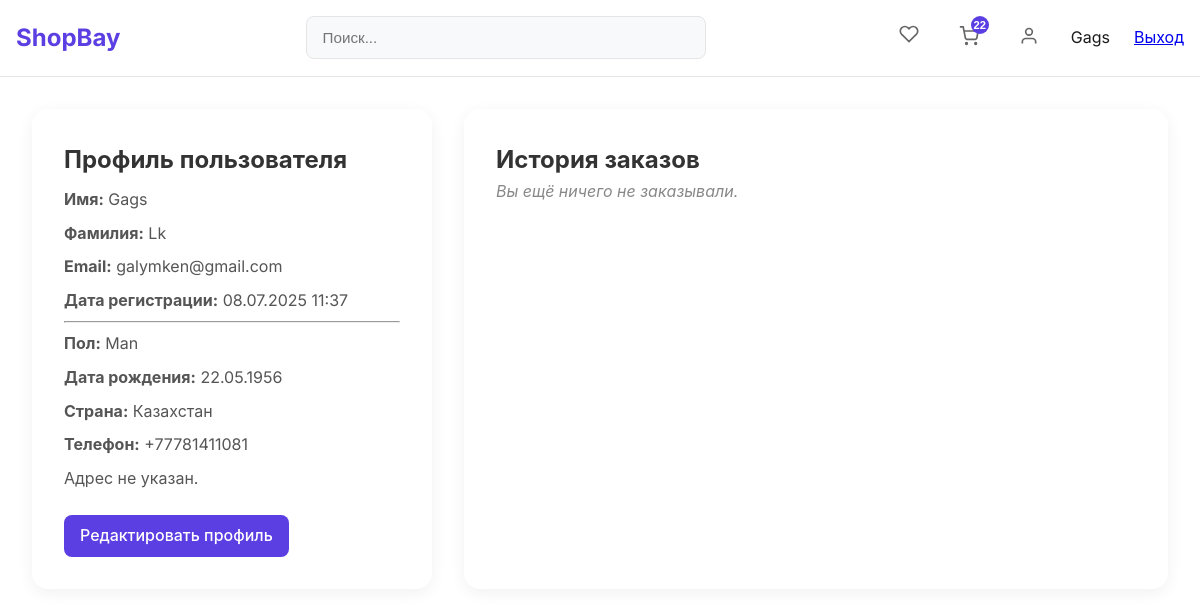
The page /accounts/profile/ (signed in) on the database as committed earlier.
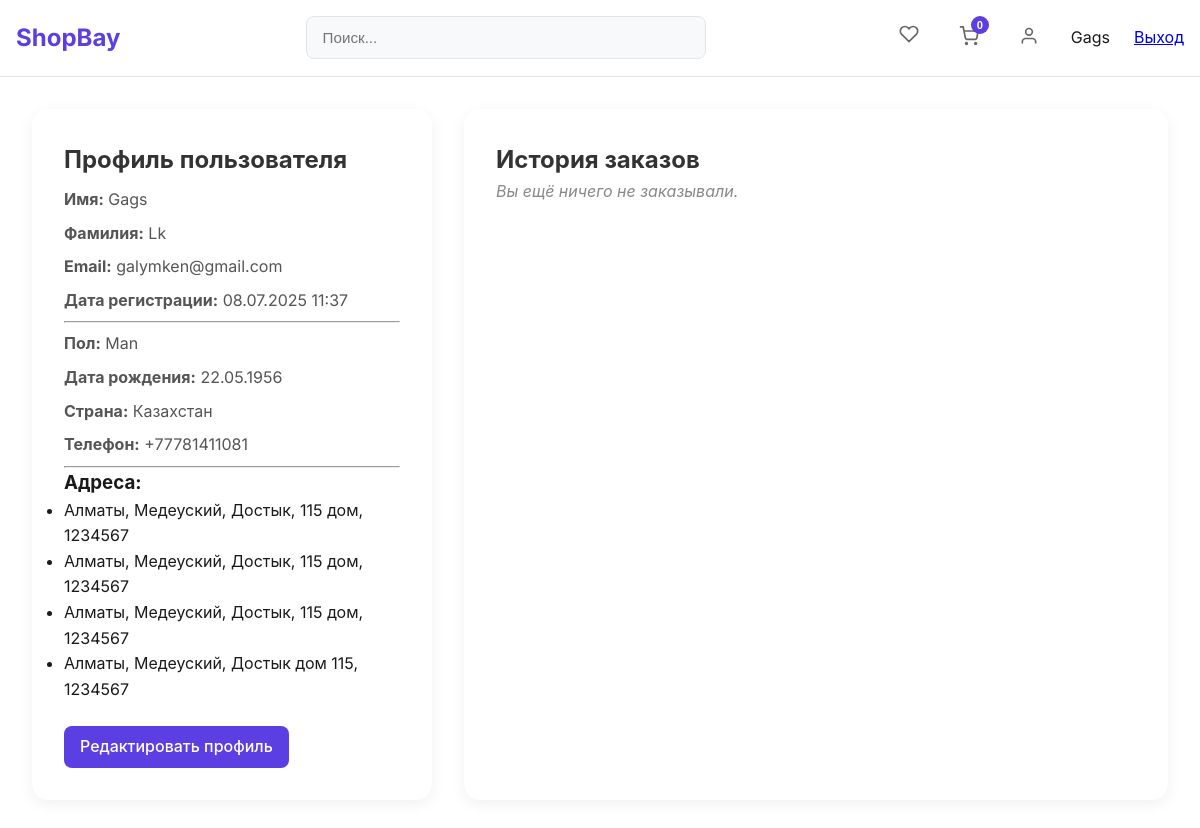
The same page on the database as committed later.
### apps/orders/models.py (models this page shows, shortened)
class Cart(models.Model):
    customer= models.ForeignKey(Customer, on_delete=models.CASCADE,related_name="customer_cart")
    total_amount= models.IntegerField()
    total_price= models.DecimalField(max_digits=20, decimal_places=2)

### apps/accounts/models.py (models this page shows, shortened)
class Address(models.Model):
    profile = models.ForeignKey(Profile, on_delete=models.CASCADE)
    city = models.CharField(max_length=150)
    district = models.CharField(max_length=150)
    adress_line_1 = models.CharField(max_length=150)
    adress_line_2 = models.CharField(max_length=150)
    post_code = models.IntegerField(verbose_name='Индекс')

### apps/accounts/views.py (the view)
@login_required
def profile(request):
    user = request.user
    profile, created = Profile.objects.get_or_create(customer=user)
    if request.method == 'POST':
        pass
    context = {
        'user': user,
        'profile': profile
    }
    return render(request, 'profile.html', context=context)

### apps/orders/views.py (called while the page is built)
def cart_context(request):
    if request.user.is_authenticated:
        cart = Cart.objects.filter(customer=request.user).order_by('-id').first()
        return {'cart': cart}
    return {'cart': None}

### templates/profile.html (shortened to what this page needs)
{% extends 'base.html' %}
{% load static %}
{% block content %}
<div class="profile-container">
     <div class="profile-box">
    <h2>Профиль пользователя</h2>
    <p><strong>Имя:</strong> {{ user.first_name }}</p>
    <p><strong>Фамилия:</strong> {{ user.last_name }}</p>
    <p><strong>Email:</strong> {{ user.email }}</p>
    <p><strong>Дата регистрации:</strong> {{ user.created_at|date:"d.m.Y H:i" }}</p>
    <hr>
    {% if profile %}
        <p><strong>Пол:</strong> {{ profile.get_gender_display|default:"не указан" }}</p>
        <p><strong>Дата рождения:</strong> {{ profile.birth_date|date:"d.m.Y" }}</p>
        <p><strong>Страна:</strong> {{ profile.country|default:"не указана" }}</p>
        <p><strong>Телефон:</strong> {{ profile.phone_number|default:"не указан" }}</p>
        {% if profile.address_set.all %}
            <hr>
            <h3>Адреса:</h3>
            <ul>
                {% for addr in profile.address_set.all %}
                    <li>
                        {{ addr.city }}, {{ addr.district }}, {{ addr.adress_line_1 }} {{ addr.adress_line_2 }}, {{ addr.post_code }}
                    </li>
                {% endfor %}
            </ul>
        {% else %}
            <p>Адрес не указан.</p>
        {% endif %}
    {% else %}
        <p>Профиль не заполнен.</p>
    {% endif %}
    <div style="margin-top: 1.5rem;">
        <a href="{% url 'edit_profile' %}" style="
            display: inline-block;
            padding: 0.5rem 1rem;
            background-color: #5B3FE2;
            color: white;
            border-radius: 8px;
            text-decoration: none;
            font-weight: 500;
        ">Редактировать профиль</a>
    </div>
</div>
    <div class="orders-box">
        <h2>История заказов</h2>
        {% if user.orders.all %}
            <ul>
                {% for order in user.orders.all %}
                    <li>
                        <strong>Заказ #{{ order.id }}</strong> — {{ order.created_at|date:"d.m.Y H:i" }} — <strong>{{ order.total_price }} тг</strong>
                        <ul>
                            {% for item in order.items.all %}
                                <li>{{ item.product.name }} — {{ item.quantity }} шт.</li>
                            {% endfor %}
                        </ul>
                    </li>
                {% endfor %}
            </ul>
        {% else %}
            <p class="no-orders">Вы ещё ничего не заказывали.</p>
        {% endif %}
    </div>
</div>
{% endblock content %}

### templates/base.html (shortened to what this page needs)
{% load static %}
<!DOCTYPE html>
<html lang="en">
<head>
    <link rel="stylesheet" href="{% static 'css/index.css' %}">
</head>
<body>
    <header class="header">
        <div class="header-container">
            <a href="/" class="logo">ShopBay</a>
            <div class="search-container">
                <input type="text" class="search-input" placeholder="Поиск..." id="searchInput">
            </div>
            <div class="header-actions">
                <a href="{% url 'favorites:favorites_list' %}" class="header-icon">
                    <svg viewBox="0 0 24 24" fill="none" stroke="currentColor" stroke-width="2">
                        <path d="M20.84 4.61a5.5 5.5 0 0 0-7.78 0L12 5.67l-1.06-1.06a5.5 5.5 0 0 0-7.78 7.78l1.06 1.06L12 21.23l7.78-7.78 1.06-1.06a5.5 5.5 0 0 0 0-7.78z"></path>
                    </svg>
                </a>
                    <a href="{% url 'cart_view' %}">
                    <button class="header-icon">
                    <span class="cart-badge" id="cartBadge">{{ cart.total_amount|default:"0" }}</span>
                </button>
                </a>
                {% if not user.is_authenticated %}
                <a href="{% url 'login' %}" class="auth-link">Вход</a>
                <a href="{% url 'register' %}" class="'auth-link">Регистрация</a>
                {% else %}
                <a href="{% url 'profile' %}">
                <button class="header-icon">
                    <svg viewBox="0 0 24 24" fill="none" stroke="currentColor" stroke-width="2">
                        <path d="M20 21v-2a4 4 0 0 0-4-4H8a4 4 0 0 0-4 4v2"></path>
                        <circle cx="12" cy="7" r="4"></circle>
                    </svg>
                </button>
                </a>
                <p>{{ user.first_name }}</p>
                <a href="{% url 'logout' %}" class="auth-link">Выход</a>
                {% endif %}
            </div>
        </div>
    </header>
    {% block content %}
    {% endblock %}
</body>
</html>

Rows that differ between the two databases and show on the page:
changed Cart: total_amount "22" → "0"
added Address: city "Алматы", district "Медеуский", adress_line_1 "Достык, 115", adress_line_2 "дом", post_code "1234567"
added Address: city "Алматы", district "Медеуский", adress_line_1 "Достык, 115", adress_line_2 "дом", post_code "1234567"
added Address: city "Алматы", district "Медеуский", adress_line_1 "Достык, 115", adress_line_2 "дом", post_code "1234567"
added Address: city "Алматы", district "Медеуский", adress_line_1 "Достык", adress_line_2 "дом 115", post_code "1234567"
Other text that changed with them:
text no longer shown: "Адрес не указан."
text now shown: "Адреса:"
